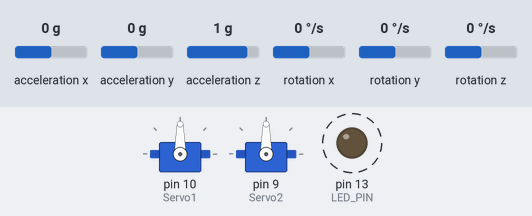
A sketch run on a simulated Arduino Uno, built with avr-gcc and run on an emulated ATmega328P. Parts: 2 × servo, output pins drawn as LEDs (lit = HIGH). Dashed ring = blinking. Inputs (shaded band) come from the test bench; at power-on: acceleration x 0 g, acceleration y 0 g, acceleration z 1 g, rotation x 0 °/s, rotation y 0 °/s, rotation z 0 °/s. What the sketch prints to the serial monitor is not drawn.

Above: at 1.82 s.
2.3 s: acceleration x set to -1.4 g
At 3.35 s:
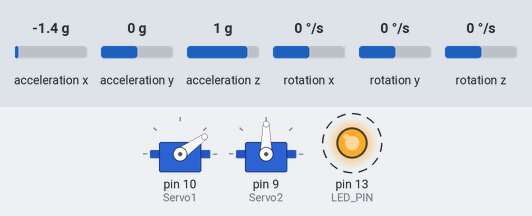
5.3 s: acceleration y set to -1.4 g
At 5.48 s:
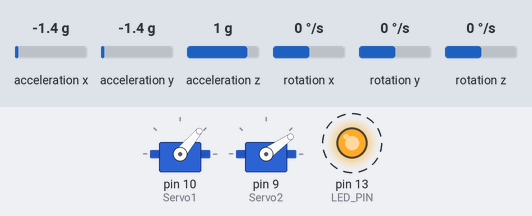
8.3 s: acceleration z set to -1.4 g
At 8.87 s:
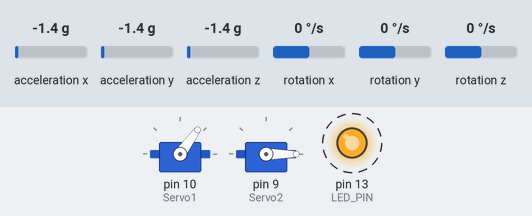
11.3 s: acceleration x set to -0.8 g
At 11.64 s:
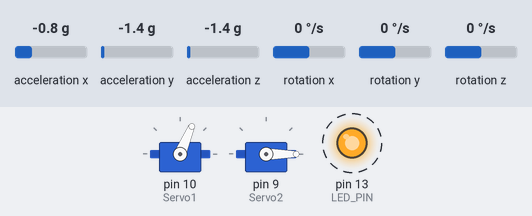
14.3 s: acceleration y set to -0.1 g
At 14.73 s:
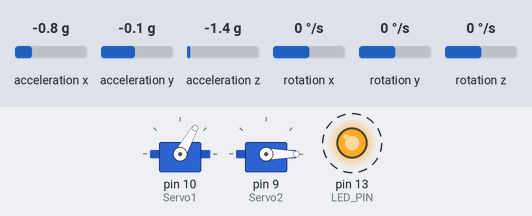
17.3 s: acceleration y set to 0.2 g
At 17.51 s:
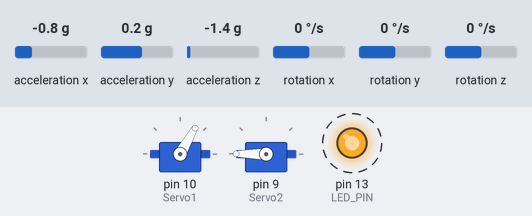
Timing chart, 0 to 21.3 s (numbered marks = the images above; inputs shaded):
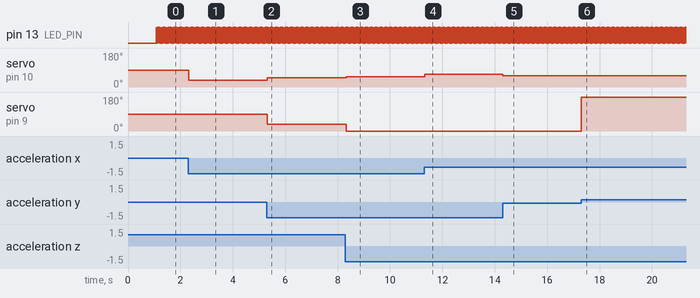

The sketch:

FRY6ROUIXUQGXFB.ino
```cpp
// (licence header left out)
//Permission is hereby granted, free of charge, to any person obtaining a copy
//of this software and associated documentation files (the "Software"), to deal
//in the Software without restriction, including without limitation the rights
//to use, copy, modify, merge, publish, distribute, sublicense, and/or sell
//copies of the Software, and to permit persons to whom the Software is
//furnished to do so, subject to the following conditions:

//The above copyright notice and this permission notice shall be included in all
//copies or substantial portions of the Software.

//THE SOFTWARE IS PROVIDED "AS IS", WITHOUT WARRANTY OF ANY KIND, EXPRESS OR
//IMPLIED, INCLUDING BUT NOT LIMITED TO THE WARRANTIES OF MERCHANTABILITY,
//FITNESS FOR A PARTICULAR PURPOSE AND NONINFRINGEMENT. IN NO EVENT SHALL THE
//AUTHORS OR COPYRIGHT HOLDERS BE LIABLE FOR ANY CLAIM, DAMAGES OR OTHER
//LIABILITY, WHETHER IN AN ACTION OF CONTRACT, TORT OR OTHERWISE, ARISING FROM,
//OUT OF OR IN CONNECTION WITH THE SOFTWARE OR THE USE OR OTHER DEALINGS IN THE
//SOFTWARE.
//

// Servo Connection
// BROWN - gnd
// red - 5v
// yellow - d10 (pwm on Sero 1)
//        - d11 (servo 2)

// MPU Connection
//
// VCC - 5v
// GND - GND
// SCL - A5 (w/ 10k PuR)
// SDA - A4 (w/ 10k PuR)
// INT - D2 (not used)

#include <Servo.h>
#include "I2Cdev.h"
#include "MPU6050_6Axis_MotionApps20.h"
//#include "MPU6050.h" // not necessary if using MotionApps include file
#if I2CDEV_IMPLEMENTATION == I2CDEV_ARDUINO_WIRE
#include "Wire.h"
#endif

#define LED_PIN 13
bool blinkState = true;

Servo Servo1;   // First Servo off the chassis
Servo Servo2;   // Second Servo off the chassis

int Servo1Pos = 0;
int Servo2Pos = 0;

float mpuPitch = 0;
float mpuRoll = 0;
float mpuYaw = 0;


// define MPU instance
MPU6050 mpu;                    // class default I2C address is 0x68; specific I2C addresses may be passed as a parameter here

// MPU control/status vars
uint8_t mpuIntStatus;   // holds actual interrupt status byte from MPU
uint8_t devStatus;      // return status after each device operation (0 = success, !0 = error)
uint16_t packetSize;    // expected DMP packet size (default is 42 bytes)
uint16_t fifoCount;     // count of all bytes currently in FIFO
uint8_t fifoBuffer[64]; // FIFO storage buffer

// orientation/motion vars
Quaternion q;           // [w, x, y, z]         quaternion container
VectorInt16 aa;         // [x, y, z]            accel sensor measurements
VectorInt16 aaReal;     // [x, y, z]            gravity-free accel sensor measurements
VectorInt16 aaWorld;    // [x, y, z]            world-frame accel sensor measurements
VectorFloat gravity;    // [x, y, z]            gravity vector
float ypr[3];           // [yaw, pitch, roll]   yaw/pitch/roll container and gravity vector


// TODO: Change the following to global variables and allow camera controls to control it.


// relative ypr[x] usage based on sensor orientation when mounted, e.g. ypr[PITCH]
#define PITCH   1     // defines the position within ypr[x] variable for PITCH; may vary due to sensor orientation when mounted
#define ROLL  2     // defines the position within ypr[x] variable for ROLL; may vary due to sensor orientation when mounted
#define YAW   0     // defines the position within ypr[x] variable for YAW; may vary due to sensor orientation when mounted

// ================================================================
// ===                      INITIAL SETUP                       ===
// ================================================================

void setup()
{

  Servo1.attach(10);  // attaches the servo on D11 to the servo object
  Servo2.attach(9);  // Second servo on D11
  delay(50);
  /*
  Servo1.write(0);	// These are command checks to see if the servos work and
  Servo2.write(60);	// to help w/ the initial installation.
  delay(500);		// Make sure these movements are clear from the rest of the chassis.
  Servo1.write(180);
  Servo2.write(120);
  delay(500);
  Servo1.write(0);
  Servo2.write(90);
  */
  delay(500);

  // join I2C bus (I2Cdev library doesn't do this automatically)
#if I2CDEV_IMPLEMENTATION == I2CDEV_ARDUINO_WIRE
  Wire.begin();
  TWBR = 24; // 400kHz I2C clock (200kHz if CPU is 8MHz)
#elif I2CDEV_IMPLEMENTATION == I2CDEV_BUILTIN_FASTWIRE
  Fastwire::setup(400, true);
#endif

  Serial.begin(115200);
  //while (!Serial);      // wait for Leonardo enumeration, others continue immediately

  // initialize device
  Serial.println(F("Initializing I2C devices..."));
  mpu.initialize();

  // verify connection
  Serial.println(F("Testing device connections..."));
  Serial.println(mpu.testConnection() ? F("MPU6050 connection successful") : F("MPU6050 connection failed"));

  // load and configure the DMP
  Serial.println(F("Initializing DMP"));
  devStatus = mpu.dmpInitialize();

  // TODO:
  // INPUT CALIBRATED OFFSETS HERE; SPECIFIC FOR EACH UNIT AND EACH MOUNTING CONFIGURATION!!!!

  mpu.setXGyroOffset(16);
  mpu.setYGyroOffset(-53);
  mpu.setZGyroOffset(33);
  mpu.setXAccelOffset(-1127);
  mpu.setYAccelOffset(-5434);
  mpu.setZAccelOffset(609);

  // make sure it worked (returns 0 if so)
  if (devStatus == 0)
  {
    // turn on the DMP, now that it's ready
    Serial.println(F("Enabling DMP"));
    mpu.setDMPEnabled(true);

    // enable Arduino interrupt detection
    Serial.println(F("Enabling interrupt detection (Arduino external interrupt 0)"));
    mpuIntStatus = mpu.getIntStatus();

    // get expected DMP packet size for later comparison
    packetSize = mpu.dmpGetFIFOPacketSize();
  }
  else
  {
    // ERROR!
    // 1 = initial memory load failed, 2 = DMP configuration updates failed (if it's going to break, usually the code will be 1)
    Serial.print(F("DMP Initialization failed code = "));
    Serial.println(devStatus);
  }

  // configure LED for output
  pinMode(LED_PIN, OUTPUT);

} // setup()


// ================================================================
// ===                    MAIN PROGRAM LOOP                     ===
// ================================================================

void loop(void)
{
  processAccelGyro();
}   // loop()


// ================================================================
// ===                    PROCESS ACCEL/GYRO IF AVAILABLE       ===
// ================================================================

void processAccelGyro()
{

  // Get INT_STATUS byte
  mpuIntStatus = mpu.getIntStatus();

  // get current FIFO count
  fifoCount = mpu.getFIFOCount();

  // check for overflow (this should never happen unless our code is too inefficient)
  if ((mpuIntStatus & 0x10) || fifoCount == 1024)
  {
    // reset so we can continue cleanly
    mpu.resetFIFO();
    Serial.println(F("FIFO overflow!"));
    return;
  }

  if (mpuIntStatus & 0x02)  // otherwise continue processing
  {
    // check for correct available data length
    if (fifoCount < packetSize)
      return; //  fifoCount = mpu.getFIFOCount();

    // read a packet from FIFO
    mpu.getFIFOBytes(fifoBuffer, packetSize);

    // track FIFO count here in case there is > 1 packet available
    fifoCount -= packetSize;

    // flush buffer to prevent overflow
    mpu.resetFIFO();

    // display Euler angles in degrees
    mpu.dmpGetQuaternion(&q, fifoBuffer);
    mpu.dmpGetGravity(&gravity, &q);
    mpu.dmpGetYawPitchRoll(ypr, &q, &gravity);
    mpuPitch = ypr[PITCH] * 180 / M_PI;
    mpuRoll = ypr[ROLL] * 180 / M_PI;
    mpuYaw  = ypr[YAW] * 180 / M_PI;

    // flush buffer to prevent overflow
    mpu.resetFIFO();

    // blink LED to indicate activity
    blinkState = !blinkState;
    digitalWrite(LED_PIN, blinkState);

    // flush buffer to prevent overflow
    mpu.resetFIFO();

    // TODO: Implement a count feature here to count when the servo is in the right
    // position then stop


    //if (fabs(mpuPitch) > 1)
      Servo1.write(mpuPitch + 90);
    //else
      //Servo1.write (81); // Stop

    //if (fabs(mpuRoll) > 1)
      Servo2.write(mpuRoll + 90);
    //else
      //Servo2.write(84); // stop


    Serial.print ("mpupitch: ");
    Serial.println (mpuPitch);
    Serial.print ("mpuroll: ");
    Serial.println (mpuRoll);
    //delay(10);

    // flush buffer to prevent overflow
    mpu.resetFIFO();

  } // if (mpuIntStatus & 0x02)
}  // processAccelGyro()
```

Measured:
- the behaviour switches between 0 and 0.1 g on acceleration y (found by bisection; images 5 and 6)
- after the input at 2.3 s, servo on pin 10 (Servo1): 90° → 35° at once
- after the input at 5.3 s, servo on pin 10 (Servo1): 35° → 50° at once; servo on pin 9 (Servo2): 90° → 35° at once
- after the input at 8.3 s, servo on pin 10 (Servo1): 50° → 54° at once; servo on pin 9 (Servo2): 35° → 0° at once
- after the input at 11.3 s, servo on pin 10 (Servo1): 54° → 67° at once
- after the input at 14.3 s, servo on pin 10 (Servo1): 67° → 60° at once
- after the input at 17.3 s, servo on pin 9 (Servo2): 0° → 180° at once
- by itself, pin 13 (LED_PIN): alternates HIGH for 0.01 s and LOW for 0.01 s
